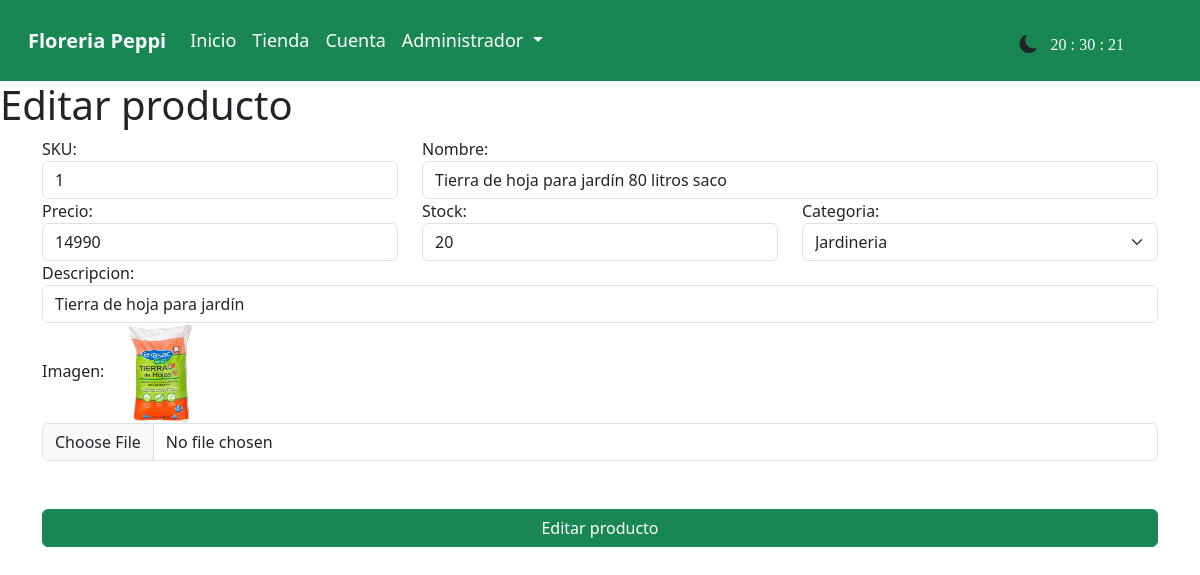
The app's page /editarProducto/1 with its own data.
### apps/Tienda/models.py (models this page shows, shortened)
class Producto(models.Model):
    sku = models.CharField(primary_key=True,max_length=15)
    nombre = models.CharField(max_length=50)
    precio = models.IntegerField()
    stock = models.IntegerField()
    fecha = models.DateField(auto_now_add=True)
    descripcion = models.CharField(max_length=120)
    imagenUrl = models.ImageField(upload_to="media/imagenesProducto")
    categoriaId = models.ForeignKey(Categoria, on_delete=models.CASCADE)

class Categoria(models.Model):
    id_categoria = models.IntegerField(primary_key=True)
    nombre_categoria = models.CharField(max_length=22)

### apps/Tienda/views.py (the view)
# urls.py: path('editarProducto/<sku>',views.cargarEditarProducto),
def cargarEditarProducto(request,sku):
    prod = Producto.objects.get(sku = sku)
    categorias = Categoria.objects.all()
    return render(request,"editarProducto.html",{"prod":prod, "cate":categorias})

### apps/Tienda/templates/editarProducto.html (shortened to what this page needs)
{% extends './base.html' %}
{% block body %}
    <h1>Editar producto</h1>
    <div class="container">
        <form action="/editarProducto" method="POST" enctype="multipart/form-data">{% csrf_token %}
            <div class="row">
                <div class="col-md-4">
                    <label for="txtSku">SKU:</label>
                    <input readonly value="{{prod.sku}}" name="txtSku" id="txtSku" type="text" class="form-control">
                </div>
                <div class="col-md-8">
                    <label for="txtnombre">Nombre:</label>
                    <input value="{{prod.nombre}}" name="txtnombre" id="txtnombre" type="text" class="form-control">
                </div>
                <div class="col-md-4">
                    <label for="txtprecio">Precio:</label>
                    <input value="{{prod.precio}}" name="txtprecio" id="txtprecio" type="text" class="form-control">
                </div>
                <div class="col-md-4">
                    <label for="txtStock">Stock:</label>
                    <input value="{{prod.stock}}" name="txtStock" id="txtStock" type="text" class="form-control">
                </div>
                <div class="col-md-4">
                    <label for="cmbCategoria">Categoria:</label>
                    <select id="cmbCategoria" name="cmbCategoria" class="form-select" aria-label="Default select example">
                        {% for c in cate %}
                        <option value="{{c.id_categoria}}" {% if c.id_categoria == prod.categoriaId.id_categoria %} selected {% endif %} >{{c.nombre_categoria}}</option>
                        {% endfor %}
                      </select>
                </div>
                <div class="col-md-12">
                    <label for="txtDescripcion">Descripcion:</label>
                    <input value="{{prod.descripcion}}" name="txtDescripcion" id="txtDescripcion" type="text" class="form-control">
                </div>
                <div class="col-md-12">
                    <label for="txtImagen">Imagen:</label>
                    <img src="{{prod.imagenUrl.url}}" height="100" alt="">
                    <input name="txtImagen" id="txtImagen" type="file" class="form-control">
                </div>
            </div>
            <button class="btn btn-success mt-5 w-100">Editar producto</button>
        </form>
    </div>
    {% endblock %}

### records on screen
Producto: txtSku "1", txtnombre "Tierra de hoja para jardín 80 litros saco", txtprecio "14990", txtStock "20", cmbCategoria "Jardineria", txtDescripcion "Tierra de hoja para jardín", imagenUrl (picture)
